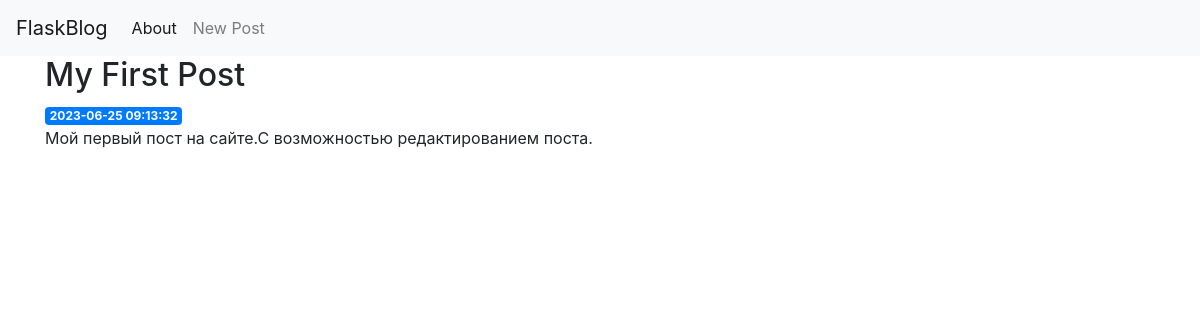
Page /3 on the committed database.
### tables this page shows
CREATE TABLE posts (
    id INTEGER PRIMARY KEY AUTOINCREMENT,
    created TIMESTAMP NOT NULL DEFAULT CURRENT_TIMESTAMP,
    title TEXT NOT NULL,
    content TEXT NOT NULL
);

### app.py (the view)
@app.route('/<int:post_id>')
def post(post_id):
    post = get_post(post_id)
    return render_template('post.html', post=post)

### app.py (called while the page is built)
def get_db_connection():
    conn = sqlite3.connect('database.db')
    conn.row_factory = sqlite3.Row
    return conn

def get_post(post_id):
    conn = get_db_connection()
    post = conn.execute('SELECT * FROM posts WHERE id = ?',
                        (post_id,)).fetchone()
    conn.close()
    if post is None:
        abort(404)
    return post

### templates/post.html
{% extends 'base.html' %}
{% block content %}
<h2>{% block title %} {{ post['title'] }} {% endblock %}</h2>
<span class="badge badge-primary">{{ post['created'] }}</span>
<p>{{ post['content'] }}</p>
{% endblock %}

### rows in the picture
posts: title "My First Post", created "2023-06-25 09:13:32", content "Мой первый пост на сайте.С возможностью редактированием поста."
